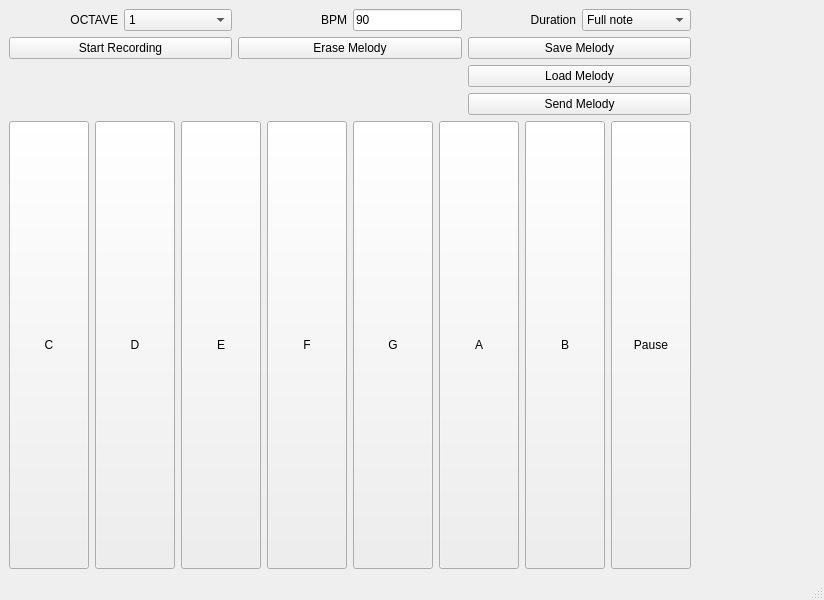
<?xml version="1.0" encoding="UTF-8"?>
<ui version="4.0">
 <class>MainWindow</class>
 <widget class="QMainWindow" name="MainWindow">
  <property name="geometry">
   <rect>
    <x>0</x>
    <y>0</y>
    <width>824</width>
    <height>600</height>
   </rect>
  </property>
  <property name="windowTitle">
   <string>MainWindow</string>
  </property>
  <widget class="QWidget" name="centralwidget">
   <layout class="QGridLayout" name="gridLayout_4">
    <item row="0" column="0">
     <layout class="QHBoxLayout" name="horizontalLayout_4">
      <item>
       <widget class="QLabel" name="Octave_label">
        <property name="layoutDirection">
         <enum>Qt::LeftToRight</enum>
        </property>
        <property name="text">
         <string>OCTAVE</string>
        </property>
        <property name="alignment">
         <set>Qt::AlignRight|Qt::AlignTrailing|Qt::AlignVCenter</set>
        </property>
       </widget>
      </item>
      <item>
       <widget class="QComboBox" name="Octave_combobox">
        <property name="currentText">
         <string>1</string>
        </property>
        <property name="currentIndex">
         <number>0</number>
        </property>
        <item>
         <property name="text">
          <string>1</string>
         </property>
        </item>
        <item>
         <property name="text">
          <string>2</string>
         </property>
        </item>
        <item>
         <property name="text">
          <string>3</string>
         </property>
        </item>
        <item>
         <property name="text">
          <string>4</string>
         </property>
        </item>
        <item>
         <property name="text">
          <string>5</string>
         </property>
        </item>
        <item>
         <property name="text">
          <string>6</string>
         </property>
        </item>
        <item>
         <property name="text">
          <string>7</string>
         </property>
        </item>
        <item>
         <property name="text">
          <string>8</string>
         </property>
        </item>
       </widget>
      </item>
      <item>
       <widget class="QLabel" name="BPM_label">
        <property name="text">
         <string>BPM</string>
        </property>
        <property name="alignment">
         <set>Qt::AlignRight|Qt::AlignTrailing|Qt::AlignVCenter</set>
        </property>
       </widget>
      </item>
      <item>
       <widget class="QLineEdit" name="BPM_lineedit">
        <property name="sizePolicy">
         <sizepolicy hsizetype="Preferred" vsizetype="Fixed">
          <horstretch>0</horstretch>
          <verstretch>0</verstretch>
         </sizepolicy>
        </property>
        <property name="text">
         <string>90</string>
        </property>
       </widget>
      </item>
      <item>
       <widget class="QLabel" name="Duration_label">
        <property name="text">
         <string>Duration</string>
        </property>
        <property name="alignment">
         <set>Qt::AlignRight|Qt::AlignTrailing|Qt::AlignVCenter</set>
        </property>
       </widget>
      </item>
      <item>
       <widget class="QComboBox" name="Duration_combobox">
        <item>
         <property name="text">
          <string>Full note</string>
         </property>
        </item>
        <item>
         <property name="text">
          <string>Quarter note</string>
         </property>
        </item>
        <item>
         <property name="text">
          <string>Half note</string>
         </property>
        </item>
       </widget>
      </item>
     </layout>
    </item>
    <item row="4" column="1">
     <spacer name="horizontalSpacer">
      <property name="orientation">
       <enum>Qt::Horizontal</enum>
      </property>
      <property name="sizeHint" stdset="0">
       <size>
        <width>40</width>
        <height>20</height>
       </size>
      </property>
     </spacer>
    </item>
    <item row="4" column="0">
     <layout class="QHBoxLayout" name="horizontalLayout_3">
      <item>
       <widget class="QPushButton" name="C_button">
        <property name="sizePolicy">
         <sizepolicy hsizetype="Fixed" vsizetype="MinimumExpanding">
          <horstretch>0</horstretch>
          <verstretch>0</verstretch>
         </sizepolicy>
        </property>
        <property name="text">
         <string>C</string>
        </property>
       </widget>
      </item>
      <item>
       <widget class="QPushButton" name="D_button">
        <property name="sizePolicy">
         <sizepolicy hsizetype="Fixed" vsizetype="MinimumExpanding">
          <horstretch>0</horstretch>
          <verstretch>0</verstretch>
         </sizepolicy>
        </property>
        <property name="text">
         <string>D</string>
        </property>
       </widget>
      </item>
      <item>
       <widget class="QPushButton" name="E_button">
        <property name="sizePolicy">
         <sizepolicy hsizetype="Fixed" vsizetype="MinimumExpanding">
          <horstretch>0</horstretch>
          <verstretch>0</verstretch>
         </sizepolicy>
        </property>
        <property name="text">
         <string>E</string>
        </property>
       </widget>
      </item>
      <item>
       <widget class="QPushButton" name="F_button">
        <property name="sizePolicy">
         <sizepolicy hsizetype="Fixed" vsizetype="MinimumExpanding">
          <horstretch>0</horstretch>
          <verstretch>0</verstretch>
         </sizepolicy>
        </property>
        <property name="text">
         <string>F</string>
        </property>
       </widget>
      </item>
      <item>
       <widget class="QPushButton" name="G_button">
        <property name="sizePolicy">
         <sizepolicy hsizetype="Fixed" vsizetype="MinimumExpanding">
          <horstretch>0</horstretch>
          <verstretch>0</verstretch>
         </sizepolicy>
        </property>
        <property name="text">
         <string>G</string>
        </property>
       </widget>
      </item>
      <item>
       <widget class="QPushButton" name="A_button">
        <property name="sizePolicy">
         <sizepolicy hsizetype="Fixed" vsizetype="MinimumExpanding">
          <horstretch>0</horstretch>
          <verstretch>0</verstretch>
         </sizepolicy>
        </property>
        <property name="text">
         <string>A</string>
        </property>
       </widget>
      </item>
      <item>
       <widget class="QPushButton" name="B_button">
        <property name="sizePolicy">
         <sizepolicy hsizetype="Fixed" vsizetype="MinimumExpanding">
          <horstretch>0</horstretch>
          <verstretch>0</verstretch>
         </sizepolicy>
        </property>
        <property name="text">
         <string>B</string>
        </property>
       </widget>
      </item>
      <item>
       <widget class="QPushButton" name="Pause_button">
        <property name="sizePolicy">
         <sizepolicy hsizetype="Fixed" vsizetype="MinimumExpanding">
          <horstretch>0</horstretch>
          <verstretch>0</verstretch>
         </sizepolicy>
        </property>
        <property name="text">
         <string>Pause</string>
        </property>
       </widget>
      </item>
     </layout>
    </item>
    <item row="2" column="0">
     <layout class="QGridLayout" name="gridLayout">
      <item row="0" column="0">
       <widget class="QPushButton" name="Record_button">
        <property name="text">
         <string>Start Recording</string>
        </property>
       </widget>
      </item>
      <item row="0" column="2">
       <widget class="QPushButton" name="Save_button">
        <property name="text">
         <string>Save Melody</string>
        </property>
       </widget>
      </item>
      <item row="0" column="1">
       <widget class="QPushButton" name="Erase_button">
        <property name="text">
         <string>Erase Melody</string>
        </property>
       </widget>
      </item>
      <item row="3" column="2">
       <widget class="QPushButton" name="Load_button">
        <property name="text">
         <string>Load Melody</string>
        </property>
       </widget>
      </item>
      <item row="4" column="2">
       <widget class="QPushButton" name="Send_button">
        <property name="text">
         <string>Send Melody</string>
        </property>
       </widget>
      </item>
     </layout>
    </item>
   </layout>
  </widget>
  <widget class="QMenuBar" name="menubar">
   <property name="geometry">
    <rect>
     <x>0</x>
     <y>0</y>
     <width>824</width>
     <height>26</height>
    </rect>
   </property>
  </widget>
  <widget class="QStatusBar" name="statusbar"/>
 </widget>
 <resources/>
 <connections/>
</ui>
